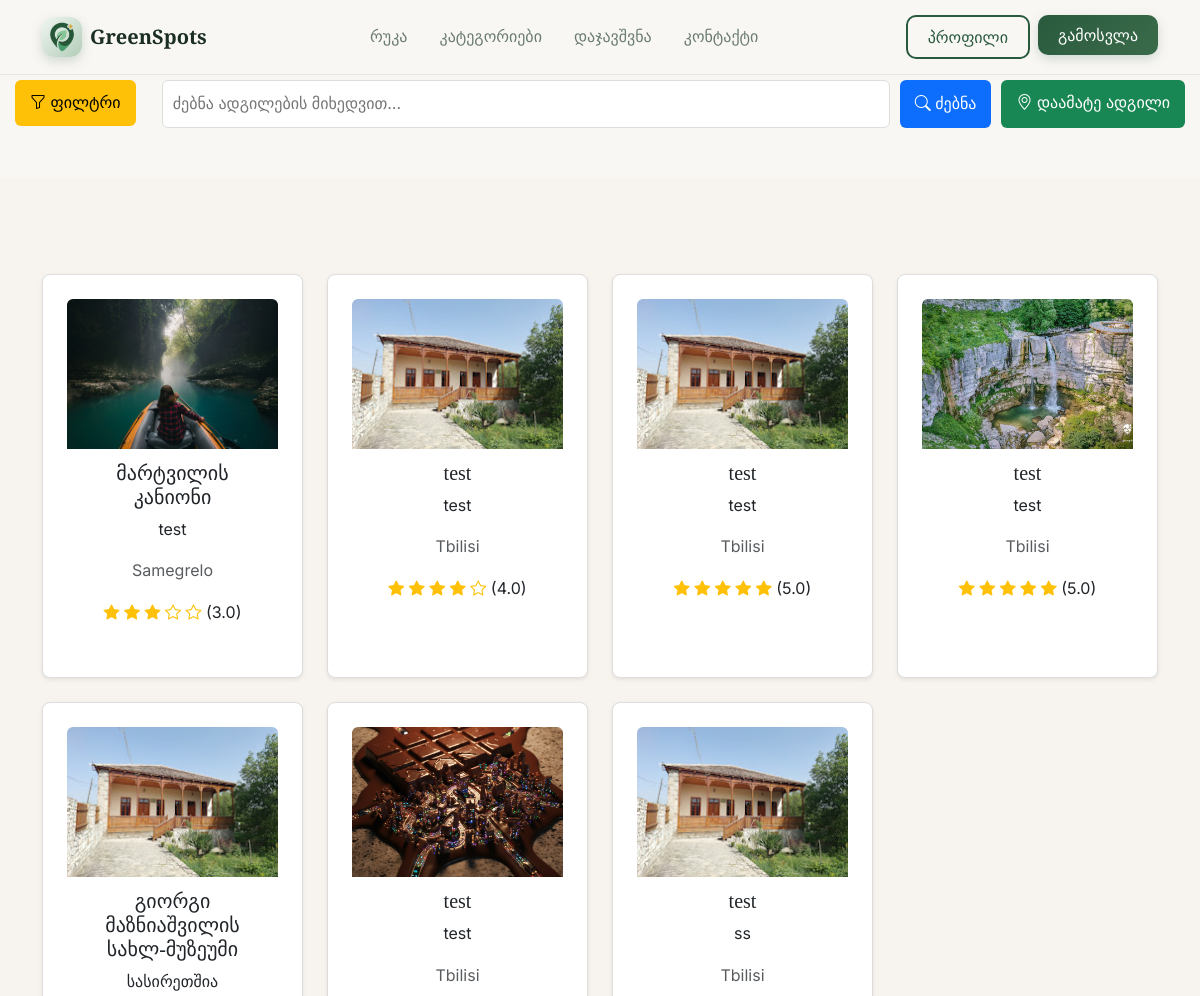
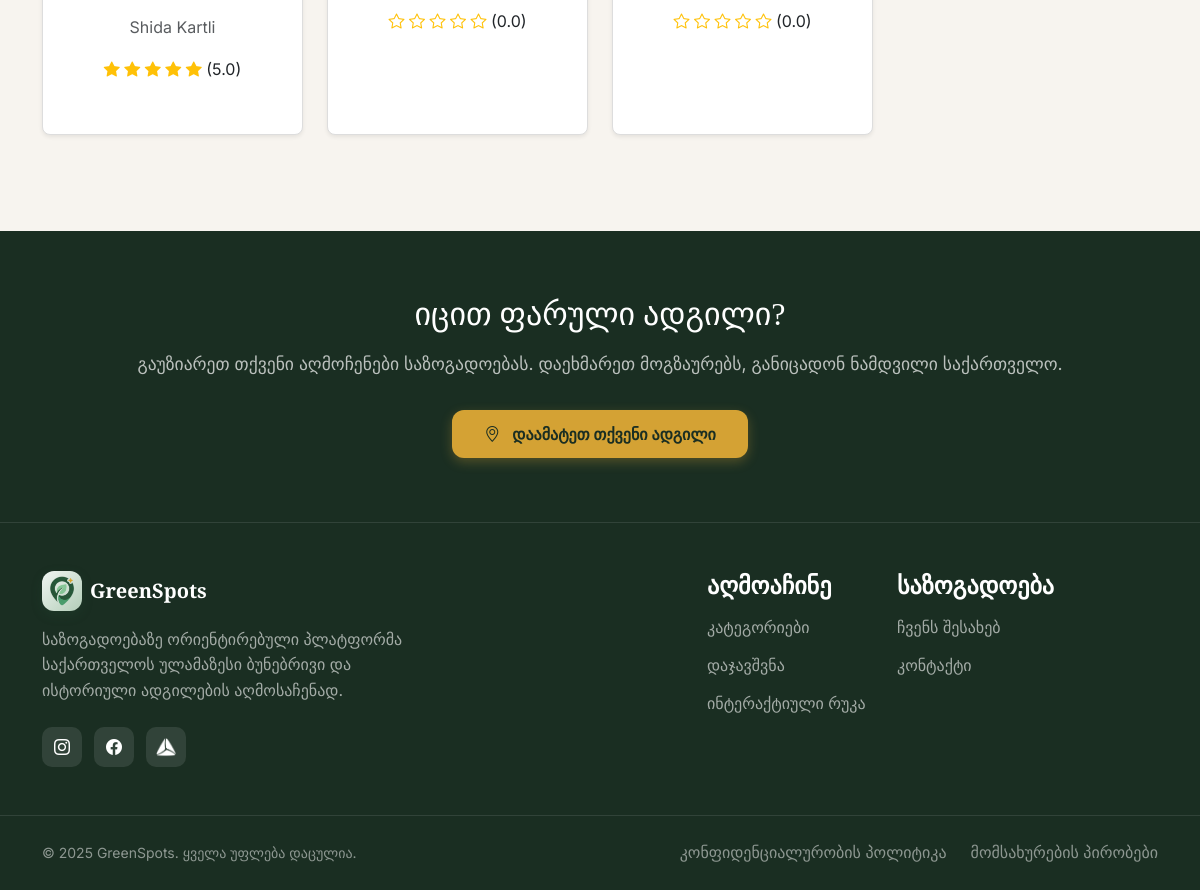
/categories (signed in), run on the app's committed database (2 pictures, top to bottom).
### models.py (models this page shows, shortened)
class Place(db.Model):
    id = db.Column(db.Integer, primary_key=True)
    name = db.Column(db.String(150), nullable=False)
    description = db.Column(db.Text, nullable=False)
    category = db.Column(db.String(50), nullable=False)
    region = db.Column(db.String(50))
    image = db.Column(db.String(200))
    latitude = db.Column(db.Float, nullable=True)
    longitude = db.Column(db.Float, nullable=True)
    rating = db.Column(db.Float)
    user_id = db.Column(db.Integer, db.ForeignKey('user.id'))
    user = db.relationship('User', backref='places')
    ratings = db.relationship('Rating', backref='place', lazy=True)

### app.py (the view)
@app.route("/categories")
@login_required
def categories():
    search_query = request.args.get("q", "").strip()
    selected_category = request.args.get("category", "").strip()
    min_rating = request.args.get("rating", "").strip()
    selected_region = request.args.get("region", "").strip()
    favorites_only = request.args.get("favorites_only", "").strip()
    region_map = {
        "Tbilisi": "თბილისი",
        "Adjara": "აჭარა",
        "Abkhazia": "აფხაზეთი",
        "Samegrelo": "სამეგრელო",
        "Guria": "გურია",
        "Imereti": "იმერეთი",
        "Kakheti": "კახეთი",
        "Racha-Lechkhumi": "რაჭა-ლეჩხუმი",
        "Mtskheta-Mtianeti": "მცხეთა-მთიანეთი",
        "Samtskhe-Javakheti": "სამცხე-ჯავახეთი",
        "Svaneti": "სვანეთი",
        "Shida Kartli": "შიდა ქართლი",
        "Kvemo Kartli": "ქვემო ქართლი"
    }
    places = Place.query.all()
    filtered = []
    for place in places:
        place.avg_rating = round(sum(r.stars for r in place.ratings)/len(place.ratings), 1) if place.ratings else 0
        if min_rating and place.avg_rating < float(min_rating):
            continue
        if selected_category and place.category != selected_category:
            continue
        if selected_region and place.region != selected_region:
            continue
        if favorites_only == "on" and place.id not in [p.id for p in current_user.favorites]:
            continue
        if search_query and search_query.lower() not in place.name.lower():
            continue
        filtered.append(place)
    categories_list = [c[0] for c in db.session.query(Place.category).distinct()]
    regions_list = [(code, name) for code, name in region_map.items() if any(p.region == code for p in places)]
    return render_template(
        "categories.html",
        places=filtered,
        categories_list=categories_list,
        regions_list=regions_list,
        selected_category=selected_category,
        min_rating=min_rating,
        selected_region=selected_region,
        favorites_only=favorites_only,
        search_query=search_query
    )

### app.py (called while the page is built)
@login_manager.user_loader
def load_user(user_id):
    return User.query.get(int(user_id))

### templates/categories.html (shortened to what this page needs)
{% extends "base.html" %}
{% block css %}
<link rel="stylesheet" href="{{ url_for('static', filename='css/index.css') }}">
<link rel="stylesheet" href="{{ url_for('static', filename='css/dashboard.css') }}">
<link rel="stylesheet" href="{{ url_for('static', filename='css/categories.css') }}">
{% endblock %}
{% block content %}
<section class="filter-section">
    <div class="filter-container">
        <div class="filter-dropdown">
            <button class="btn-filter" id="filter-toggle">
                <i class="bi bi-funnel"></i> ფილტრი
            </button>
        </div>
        <div class="search-add-wrapper">
            <form class="search-form">
                <input type="text" name="q" class="search-input" placeholder="ძებნა ადგილების მიხედვით…" value="{{ search_query }}">
                <button type="submit" class="btn-search"><i class="bi bi-search"></i> ძებნა</button>
            </form>
            <a href="{{ url_for('add_place') }}" class="btn-add-place">
                <i class="bi bi-geo-alt"></i> დაამატე ადგილი
            </a>
        </div>
    </div>
</section>
<section class="categories-section">
    <div class="container">
        <div class="row g-4">
            {% if places %}
                {% for place in places %}
                    <div class="col-6 col-md-4 col-lg-3">
                        <a href="{{ url_for('place_detail', place_id=place.id) }}" class="text-decoration-none text-dark">
                            <div class="card category-card h-100 shadow-sm">
                                {% if place.image %}
                                    <img src="{{ url_for('static', filename='uploads/' ~ place.image) }}" class="card-img-top" alt="{{ place.name }}">
                                {% else %}
                                    <img src="{{ url_for('static', filename='img/default-place.jpg') }}" class="card-img-top" alt="{{ place.name }}">
                                {% endif %}
                                <div class="card-body text-center">
                                    <h5 class="card-title">{{ place.name }}</h5>
                                    <p class="card-text">{{ place.description[:60] }}{% if place.description|length > 60 %}...{% endif %}</p>
                                    <p class="text-muted">{{ place.region }}</p>
                                    <p class="mb-0">
                                        {% set full_stars = place.avg_rating|int %}
                                        {% set half_star = 1 if (place.avg_rating - full_stars) >= 0.5 else 0 %}
                                        {% set empty_stars = 5 - full_stars - half_star %}
                                        {% for i in range(full_stars) %}
                                            <i class="bi bi-star-fill text-warning"></i>
                                        {% endfor %}
                                        {% for i in range(empty_stars) %}
                                            <i class="bi bi-star text-warning"></i>
                                        {% endfor %}
                                        ({{ '%.1f' % place.avg_rating }})
                                    </p>
                                </div>
                            </div>
                        </a>
                    </div>
                {% endfor %}
            {% else %}
                <div class="col-12 text-center">
                    <p class="text-muted">ცარიელი შედეგი…</p>
                </div>
            {% endif %}
        </div>
    </div>
</section>
{% endblock %}

### templates/base.html (shortened to what this page needs)
<!DOCTYPE html>
<html lang="en">
<head>
    <link href="https://cdn.jsdelivr.net/npm/bootstrap@5.3.2/dist/css/bootstrap.min.css" rel="stylesheet">
    <link href="https://cdn.jsdelivr.net/npm/bootstrap-icons@1.11.1/font/bootstrap-icons.css" rel="stylesheet">
    {% block css %}{% endblock %}
</head>
<body>
{% include "header.html" %}
{% block content %}
{% endblock %}
{% include "footer.html" %}
</body>
</html>

### templates/header.html (shortened to what this page needs)
<nav class="navbar navbar-expand-lg navbar-greenspots fixed-top">
    <div class="container">
        <a class="navbar-brand" href="{{ url_for('home') }}">
            <div class="brand-icon">
                <img src="{{ url_for('static', filename='img/logo.png') }}" alt="logo" width="30" height="30">
            </div>
            GreenSpots
        </a>
        <div class="collapse navbar-collapse" id="navbarNav">
            <ul class="navbar-nav mx-auto">
                <li class="nav-item"><a class="nav-link" href="{{ url_for('map_page') }}">რუკა</a></li>
                <li class="nav-item"><a class="nav-link" href="{{ url_for('categories') }}">კატეგორიები</a></li>
                <li class="nav-item"><a class="nav-link" href="{{ url_for ('booking')}}">დაჯავშვნა</a></li>
                <li class="nav-item"><a class="nav-link" href="{{ url_for ('contact')}}">კონტაქტი</a></li>
            </ul>
            <div class="d-flex gap-2">
                {% if current_user.is_authenticated %}
                    <a href="{{ url_for('profile') }}"><button class="btn btn-outline-green">პროფილი</button></a>
                    <a href="{{ url_for('auth_bp.logout') }}"><button class="btn btn-primary-green">გამოსვლა</button></a>
                {% else %}
                    <a href="{{ url_for('auth_bp.login') }}"><button class="btn btn-outline-green">ავტორიზაცია</button></a>
                    <a href="{{ url_for('auth_bp.register') }}"><button class="btn btn-primary-green">რეგისტრაცია</button></a>
                {% endif %}
            </div>
        </div>
    </div>
</nav>

### templates/footer.html
<footer id="about">
    <div class="footer-cta">
        <div class="container">
            <h2>იცით ფარული ადგილი?</h2>
            <p>გაუზიარეთ თქვენი აღმოჩენები საზოგადოებას. დაეხმარეთ მოგზაურებს, განიცადონ ნამდვილი საქართველო.</p>
            <a href="{{ url_for ('add_place')}}" class="btn btn-accent">
                <i class="bi bi-geo-alt me-2"></i> დაამატეთ თქვენი ადგილი
            </a>
        </div>
    </div>
    <div class="footer-main">
        <div class="container">
            <div class="row">
                <div class="col-lg-5 mb-4 mb-lg-0">
                    <a href="{{ url_for('index') }}" class="footer-brand">
                        <div class="brand-icon">
                            <img src="{{ url_for('static', filename='img/logo.png') }}" alt="logo" width="30" height="30">
                        </div>
                        GreenSpots
                    </a>
                    <p class="footer-description">
                        საზოგადოებაზე ორიენტირებული პლატფორმა საქართველოს ულამაზესი ბუნებრივი და ისტორიული ადგილების აღმოსაჩენად.
                    </p>
                    <div class="social-links">
                        <a href="https://www.instagram.com/_nanuukkaa_/" class="social-link"><i class="bi bi-instagram"></i></a>
                        <a href="https://www.facebook.com/nanu.kupreishvili" class="social-link"><i class="bi bi-facebook"></i></a>
                        <a href="https://tbcbank.ge/ka/tbc-education" class="social-link">
                            <img src="{{ url_for('static', filename='img/tbc-logo.png') }}" alt="logo" width="20" height="20">
                        </a>
                    </div>
                </div>
                <div class="col-6 col-lg-2 offset-lg-2">
                    <h4 class="footer-title">აღმოაჩინე</h4>
                    <ul class="footer-links">
                        <li><a href="#">კატეგორიები</a></li>
                        <li><a href="#">დაჯავშვნა</a></li>
                        <li><a href="{{ url_for('map_page') }}">ინტერაქტიული რუკა</a></li>
                    </ul>
                </div>
                <div class="col-6 col-lg-2">
                    <h4 class="footer-title">საზოგადოება</h4>
                    <ul class="footer-links">
                        <li><a href="#">ჩვენს შესახებ</a></li>
                        <li><a href="#">კონტაქტი</a></li>
                    </ul>
                </div>
            </div>
        </div>
    </div>
    <div class="footer-bottom">
        <div class="container">
            <div class="d-flex flex-column flex-md-row justify-content-between align-items-center gap-3">
                <p>© 2025 GreenSpots. ყველა უფლება დაცულია.</p>
                <div class="d-flex gap-4">
                    <a href="#">კონფიდენციალურობის პოლიტიკა</a>
                    <a href="#">მომსახურების პირობები</a>
                </div>
            </div>
        </div>
    </div>
</footer>

### static/css/index.css (style rules this page uses)
:root { --forest-50: #f0f5f2; --forest-100: #d9e6de; --forest-200: #b3cdb8; --forest-300: #6b9b7a; --forest-400: #4a7d5a; --forest-500: #3a6b4a; --forest-600: #2a5a3d; --forest-700: #234a33; --forest-800: #1c3a28; --forest-900: #152a1e; --sand-50: #fdfcfa; --sand-100: #f7f4ef; --sand-200: #ede7db; --sand-300: #d9cfbc; --sand-400: #c9a855; --sand-500: #d4a234; --background: #f9f7f4; --foreground: #1a2e22; --muted: #6b7c72; --accent: #d4a234; }
html { scroll-behavior: smooth; }
* { margin: 0; padding: 0; box-sizing: border-box; }
body { font-family: "ALK life", 'Inter', sans-serif; background-color: var(--background); color: var(--foreground); line-height: 1.6; }
h1, h2, h3, h4, h5, h6 { font-family: 'Playfair Display', "ALK life", serif; }
.navbar-greenspots { background: rgba(249, 247, 244, 0.9); backdrop-filter: blur(12px); border-bottom: 1px solid rgba(42, 90, 61, 0.1); padding: 0.75rem 0; transition: all 0.3s ease; }
.navbar-brand { display: flex; align-items: center; gap: 0.5rem; font-family: 'Playfair Display', serif; font-size: 1.25rem; font-weight: 600; color: var(--foreground) !important; text-decoration: none; }
.brand-icon { width: 40px; height: 40px; background: linear-gradient(135deg, var(--forest-50), var(--forest-200)); border-radius: 12px; display: flex; align-items: center; justify-content: center; color: white; box-shadow: 0 4px 12px rgba(42, 90, 61, 0.2); transition: box-shadow 0.3s ease; }
.nav-link { color: var(--muted) !important; font-weight: 500; transition: color 0.3s ease; padding: 0.5rem 1rem !important; }
.btn-primary-green { background: linear-gradient(135deg, var(--forest-600), var(--forest-500)); border: none; color: white; padding: 0.5rem 1.25rem; border-radius: 10px; font-weight: 500; transition: all 0.3s ease; box-shadow: 0 4px 12px rgba(42, 90, 61, 0.2); }
.btn-outline-green { background: transparent; border: 2px solid var(--forest-600); color: var(--forest-600); padding: 0.5rem 1.25rem; border-radius: 10px; font-weight: 500; transition: all 0.3s ease; }
.btn-accent { background: var(--accent); color: var(--foreground); padding: 0.75rem 2rem; border-radius: 12px; font-weight: 600; transition: all 0.3s ease; box-shadow: 0 4px 12px rgba(212, 162, 52, 0.3); border: none; }
.categories-section { padding: 6rem 0; background: var(--sand-100); }
.category-card { background: white; border-radius: 16px; padding: 1.5rem; text-align: left; box-shadow: 0 4px 20px rgba(42, 90, 61, 0.08); transition: all 0.5s ease; border: none; cursor: pointer; position: relative; overflow: hidden; width: 100%; margin-bottom: 1rem; }
.footer-cta { background: var(--foreground); color: white; padding: 4rem 0; text-align: center; border-bottom: 1px solid rgba(255, 255, 255, 0.1); }
.footer-cta h2 { font-size: 2rem; margin-bottom: 1rem; }
.footer-cta p { opacity: 0.7; margin-bottom: 2rem; font-size: 1.1rem; }
.footer-main { background: var(--foreground); color: white; padding: 3rem 0; }
.footer-brand { display: flex; align-items: center; gap: 0.5rem; font-family: 'Playfair Display', serif; font-size: 1.25rem; font-weight: 600; color: white; text-decoration: none; margin-bottom: 1rem; }
.footer-description { opacity: 0.6; margin-bottom: 1.5rem; max-width: 400px; }
.social-links { display: flex; gap: 0.75rem; }
.social-link { width: 40px; height: 40px; background: rgba(255, 255, 255, 0.1); border-radius: 10px; display: flex; align-items: center; justify-content: center; color: white; text-decoration: none; transition: background 0.3s ease; }
.footer-title { font-weight: 600; margin-bottom: 1rem; }
.footer-links { list-style: none; padding: 0; }
.footer-links li { margin-bottom: 0.75rem; }
.footer-links a { color: rgba(255, 255, 255, 0.6); text-decoration: none; transition: color 0.3s ease; }
.footer-bottom { background: var(--foreground); color: white; padding: 1.5rem 0; border-top: 1px solid rgba(255, 255, 255, 0.1); }
.footer-bottom p { opacity: 0.5; margin: 0; font-size: 0.875rem; }
.footer-bottom a { color: rgba(255, 255, 255, 0.5); text-decoration: none; transition: color 0.3s ease; }
img { max-width: 100%; height: auto; }
body { overflow-x: hidden; }

### data on the page
Place: image (picture), name "მარტვილის კანიონი", description "test", region "Samegrelo", avg_rating "3.0"
Place: image+name (picture), name "test", description "test", region "Tbilisi", avg_rating "4.0"
Place: image+name (picture), name "test", description "test", region "Tbilisi", avg_rating "5.0"
Place: image+name (picture), name "test", description "test", region "Tbilisi", avg_rating "5.0"
Place: image (picture), name "გიორგი მაზნიაშვილის სახლ-მუზეუმი", description "სასირეთშია", region "Shida Kartli", avg_rating "5.0"
Place: image+name (picture), name "test", description "test", region "Tbilisi", avg_rating "0.0"
Place: image+name (picture), name "test", description "ss", region "Tbilisi", avg_rating "0.0"
